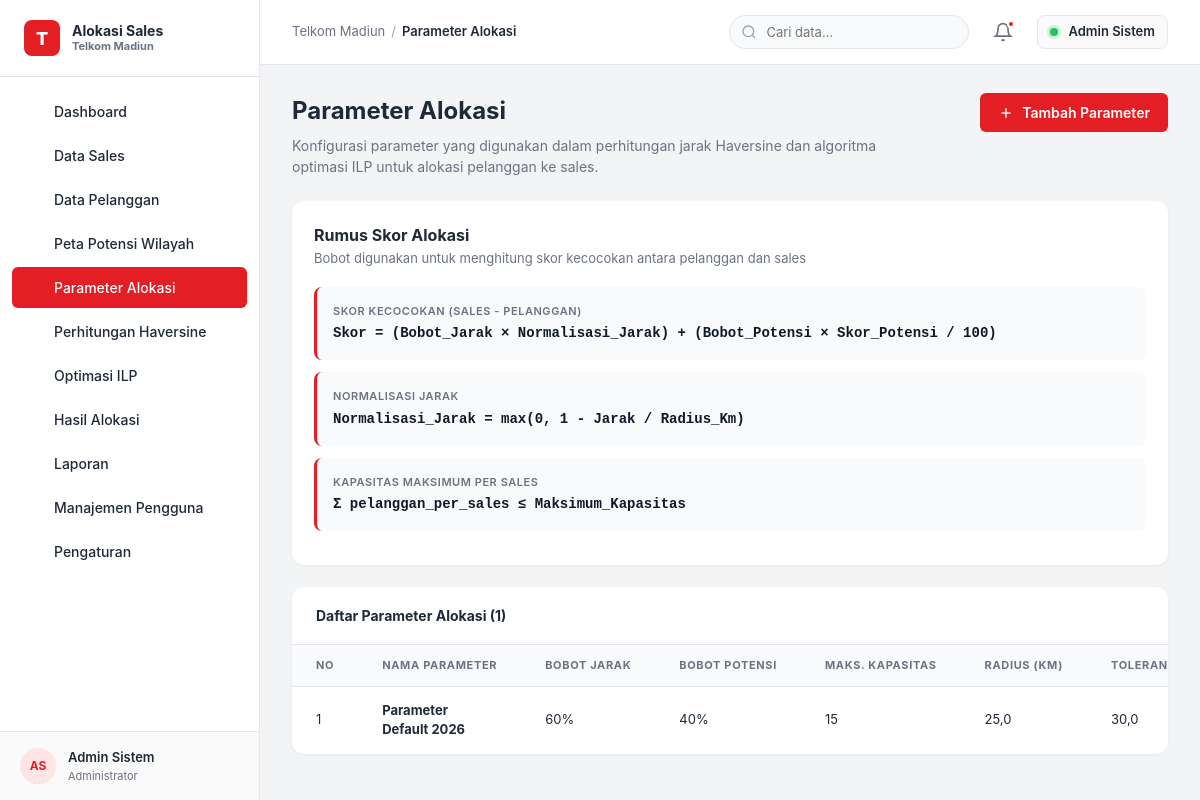
The app's page /parameter_alokasi.php (signed in) with its own data.
### tables this page shows
CREATE TABLE users (
    id INT AUTO_INCREMENT PRIMARY KEY,
    nama VARCHAR(120) NOT NULL,
    email VARCHAR(120) NOT NULL UNIQUE,
    password VARCHAR(255) NOT NULL,
    peran ENUM('Administrator','Manajer','Operator') NOT NULL DEFAULT 'Operator',
    telepon VARCHAR(30),
    status ENUM('Aktif','Nonaktif') NOT NULL DEFAULT 'Aktif',
    created_at TIMESTAMP DEFAULT CURRENT_TIMESTAMP,
    updated_at TIMESTAMP DEFAULT CURRENT_TIMESTAMP ON UPDATE CURRENT_TIMESTAMP
);

CREATE TABLE parameter_alokasi (
    id INT AUTO_INCREMENT PRIMARY KEY,
    nama VARCHAR(80) NOT NULL DEFAULT 'Parameter Default',
    bobot_jarak DECIMAL(5,2) NOT NULL DEFAULT 60.00,
    bobot_potensi DECIMAL(5,2) NOT NULL DEFAULT 40.00,
    maksimum_kapasitas INT NOT NULL DEFAULT 15,
    toleransi_jarak DECIMAL(10,2) NOT NULL DEFAULT 30.00,
    radius_km DECIMAL(10,2) NOT NULL DEFAULT 25.00,
    mode_solver ENUM('Greedy','ILP','Balanced') NOT NULL DEFAULT 'Greedy',
    updated_at TIMESTAMP DEFAULT CURRENT_TIMESTAMP ON UPDATE CURRENT_TIMESTAMP,
    created_at TIMESTAMP DEFAULT CURRENT_TIMESTAMP
);

### config.php (called while the page is built, shortened)
<?php
function db() {
    static $pdo = null;
    if ($pdo === null) {
        $dsn = "mysql:host=" . DB_HOST . ";dbname=" . DB_NAME . ";charset=" . DB_CHARSET;
        try {
            $pdo = new PDO($dsn, DB_USER, DB_PASS, [
                PDO::ATTR_ERRMODE => PDO::ERRMODE_EXCEPTION,
                PDO::ATTR_DEFAULT_FETCH_MODE => PDO::FETCH_ASSOC,
                PDO::ATTR_EMULATE_PREPARES => false,
            ]);
        } catch (PDOException $e) {
            die("Koneksi database gagal: " . $e->getMessage() . "<br><br>Pastikan:<br>1. MySQL/MariaDB berjalan<br>2. Database <code>sales_territory</code> sudah diimport dari <code>database/schema.sql</code>");
        }
    }
    return $pdo;
}
function current_user() {
    $stmt = db()->prepare("SELECT * FROM users WHERE id = ?");
    $stmt->execute([$_SESSION['user_id']]);
    return $stmt->fetch();
}
function e($v) {
    return htmlspecialchars($v ?? '', ENT_QUOTES, 'UTF-8');
}
function format_number($n, $dec = 0) {
    return number_format((float)$n, $dec, ',', '.');
}
function initials($name) {
    $parts = explode(' ', trim($name));
    $out = '';
    foreach (array_slice($parts, 0, 2) as $p) $out .= strtoupper(substr($p, 0, 1));
    return $out ?: '?';
}

### parameter_alokasi.php (the view, shortened to what this page needs)
<?php
require_once 'config.php';
$pageTitle = 'Parameter Alokasi';
$current_page = 'param';
$pdo = db();
$params = $pdo->query("SELECT * FROM parameter_alokasi ORDER BY id DESC")->fetchAll();
include 'includes/header.php';
?>
<div class="page-header">
    <div class="page-title">
        <h2>Parameter Alokasi</h2>
        <p>Konfigurasi parameter yang digunakan dalam perhitungan jarak Haversine dan algoritma optimasi ILP untuk alokasi pelanggan ke sales.</p>
    </div>
    <div class="header-actions">
        <button class="btn btn-primary" onclick="openParamModal()">
            <svg width="16" height="16" viewBox="0 0 24 24" fill="none" stroke="currentColor" stroke-width="2"><line x1="12" y1="5" x2="12" y2="19"/><line x1="5" y1="12" x2="19" y2="12"/></svg>
            Tambah Parameter
        </button>
    </div>
</div>
<div class="card">
    <div class="card-header">
        <div>
            <div class="card-title">Rumus Skor Alokasi</div>
            <div class="card-subtitle">Bobot digunakan untuk menghitung skor kecocokan antara pelanggan dan sales</div>
        </div>
    </div>
    <div class="formula-block">
        <div class="formula-label">Skor Kecocokan (Sales - Pelanggan)</div>
        <div class="formula-text">Skor = (Bobot_Jarak × Normalisasi_Jarak) + (Bobot_Potensi × Skor_Potensi / 100)</div>
    </div>
    <div class="formula-block">
        <div class="formula-label">Normalisasi Jarak</div>
        <div class="formula-text">Normalisasi_Jarak = max(0, 1 - Jarak / Radius_Km)</div>
    </div>
    <div class="formula-block">
        <div class="formula-label">Kapasitas Maksimum per Sales</div>
        <div class="formula-text">Σ pelanggan_per_sales ≤ Maksimum_Kapasitas</div>
    </div>
</div>
<div class="table-card">
    <div class="table-toolbar">
        <div class="toolbar-left">
            <strong>Daftar Parameter Alokasi (<?= count($params) ?>)</strong>
        </div>
    </div>
    <div class="table-wrap">
        <table class="data-table">
            <thead>
                <tr>
                    <th style="width:50px">No</th>
                    <th>Nama Parameter</th>
                    <th class="text-right">Bobot Jarak</th>
                    <th class="text-right">Bobot Potensi</th>
                    <th class="text-right">Maks. Kapasitas</th>
                    <th class="text-right">Radius (km)</th>
                    <th class="text-right">Toleransi (km)</th>
                </tr>
            </thead>
            <tbody>
                <?php if (empty($params)): ?>
                <tr><td colspan="10" style="text-align:center;padding:32px;color:#9CA3AF">Belum ada parameter. Buat baru untuk memulai.</td></tr>
                <?php else: $no = 1; foreach ($params as $p): ?>
                <tr>
                    <td><?= $no++ ?></td>
                    <td><strong><?= e($p['nama']) ?></strong></td>
                    <td class="text-right"><?= format_number($p['bobot_jarak'], 0) ?>%</td>
                    <td class="text-right"><?= format_number($p['bobot_potensi'], 0) ?>%</td>
                    <td class="text-right"><?= (int)$p['maksimum_kapasitas'] ?></td>
                    <td class="text-right"><?= format_number($p['radius_km'], 1) ?></td>
                    <td class="text-right"><?= format_number($p['toleransi_jarak'], 1) ?></td>
                </tr>
                <?php endforeach; endif; ?>
            </tbody>
        </table>
    </div>
</div>
<?php include 'includes/footer.php'; ?>

### includes/header.php (shortened to what this page needs)
<?php
if (!function_exists('nav_icon_svg')) {
    function nav_icon_svg($name) {
        return $icons[$name] ?? $icons['dashboard'];
    }
}
$navItems = [
    ['key' => 'dashboard',  'label' => 'Dashboard',              'url' => 'dashboard.php',           'icon' => 'dashboard'],
    ['key' => 'sales',      'label' => 'Data Sales',             'url' => 'data_sales.php',          'icon' => 'sales'],
    ['key' => 'pelanggan',  'label' => 'Data Pelanggan',         'url' => 'data_pelanggan.php',      'icon' => 'pelanggan'],
    ['key' => 'peta',       'label' => 'Peta Potensi Wilayah',  'url' => 'peta_potensi.php',        'icon' => 'map'],
    ['key' => 'param',      'label' => 'Parameter Alokasi',      'url' => 'parameter_alokasi.php',   'icon' => 'param'],
    ['key' => 'haversine',  'label' => 'Perhitungan Haversine',  'url' => 'perhitungan_haversine.php','icon' => 'haversine'],
    ['key' => 'ilp',        'label' => 'Optimasi ILP',           'url' => 'optimasi_ilp.php',        'icon' => 'ilp'],
    ['key' => 'hasil',      'label' => 'Hasil Alokasi',          'url' => 'hasil_alokasi.php',       'icon' => 'hasil'],
    ['key' => 'laporan',    'label' => 'Laporan',                'url' => 'laporan.php',             'icon' => 'laporan'],
    ['key' => 'users',      'label' => 'Manajemen Pengguna',    'url' => 'manajemen_pengguna.php',  'icon' => 'users'],
    ['key' => 'settings',   'label' => 'Pengaturan',             'url' => 'pengaturan.php',          'icon' => 'settings'],
];
$user = current_user();
$initials = $user ? initials($user['nama']) : 'AD';
$unread = 3;
?><!DOCTYPE html>
<html lang="id">
<head>
    <link rel="stylesheet" href="assets/css/style.css">
    <link rel="stylesheet" href="https://unpkg.com/leaflet@1.9.4/dist/leaflet.css">
    <link rel="stylesheet" href="https://cdn.jsdelivr.net/npm/chart.js@4.4.0/dist/chart.min.css">
</head>
<body>
<div class="app-layout">
    <aside class="sidebar" id="sidebar">
        <div class="sidebar-brand">
            <div class="logo-icon">T</div>
            <div class="brand-text">
                <h1>Alokasi Sales</h1>
                <p>Telkom Madiun</p>
            </div>
        </div>
        <nav class="nav-menu">
            <?php foreach ($navItems as $item): ?>
                <a href="<?= $item['url'] ?>" class="nav-item <?= ($current_page ?? '') === $item['key'] ? 'active' : '' ?>">
                    <span class="nav-icon"><?= nav_icon_svg($item['icon']) ?></span>
                    <?= e($item['label']) ?>
                </a>
            <?php endforeach; ?>
        </nav>
        <div class="user-profile">
            <div class="avatar-sm"><?= e($initials) ?></div>
            <div class="user-info">
                <h4><?= e($user['nama'] ?? 'Guest') ?></h4>
                <p><?= e($user['peran'] ?? '-') ?></p>
            </div>
            <a href="logout.php" class="icon-btn" title="Keluar" style="width:32px;height:32px;margin-left:auto;">
            </a>
        </div>
    </aside>
    <div class="main-area">
        <header class="app-header">
            <div class="breadcrumb">
                <span>Telkom Madiun</span>
                <span class="sep">/</span>
                <span class="current"><?= e($pageTitle ?? 'Dashboard') ?></span>
            </div>
            <div class="header-right">
                <div class="search-box">
                    <svg class="search-icon" viewBox="0 0 24 24" fill="none" stroke="currentColor" stroke-width="2"><circle cx="11" cy="11" r="8"/><line x1="21" y1="21" x2="16.65" y2="16.65"/></svg>
                    <input type="text" placeholder="Cari data..." id="globalSearch">
                </div>
                <button class="icon-btn" title="Notifikasi">
                    <svg viewBox="0 0 24 24" width="20" height="20" fill="none" stroke="currentColor" stroke-width="2"><path d="M18 8A6 6 0 0 0 6 8c0 7-3 9-3 9h18s-3-2-3-9"/><path d="M13.73 21a2 2 0 0 1-3.46 0"/></svg>
                    <?php if ($unread): ?><span class="badge-dot"></span><?php endif; ?>
                </button>
                <div class="admin-badge">
                    <span class="status-dot"></span>
                    <span><?= e($user['nama'] ?? 'Admin') ?></span>
                </div>
            </div>
        </header>
        <main class="page-body">

### records on screen
users: nama "AS", nama "Admin Sistem", peran "Administrator"
parameter_alokasi: nama "Parameter Default 2026", bobot_jarak "60", bobot_potensi "40", maksimum_kapasitas "15", radius_km "25,0", toleransi_jarak "30,0"

### other values on screen
$item['label'] "Dashboard"
$item['label'] "Data Sales"
$item['label'] "Data Pelanggan"
$item['label'] "Peta Potensi Wilayah"
$item['label'] "Parameter Alokasi"
$item['label'] "Perhitungan Haversine"
$item['label'] "Optimasi ILP"
$item['label'] "Hasil Alokasi"
$item['label'] "Laporan"
$item['label'] "Manajemen Pengguna"
$item['label'] "Pengaturan"
$pageTitle "Parameter Alokasi"
count($params) "1"
